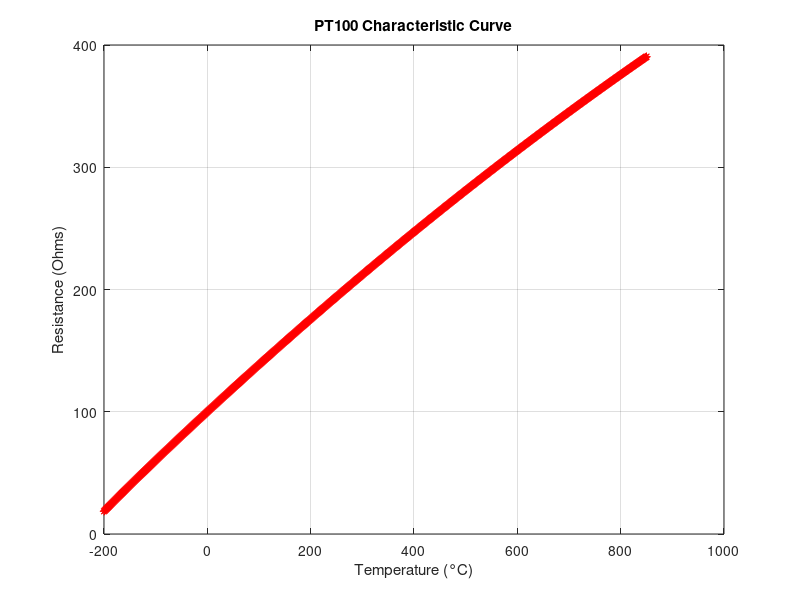

Recreate this plot in MATLAB.
% Coefficients (standard values)
R0 = 100; % Resistance in ohms
A = 3.9083e-3; % Linear coefficient
B = -5.775e-7; % Quadratic coefficient (negative for slight nonlinearity)
C = -4.183e-12; % Sub-zero correction coefficient

% Function to compute PT100 resistance for a given temperature T (°C)
function R = pt100_resistance(T)
R0 = 100;
A = 3.9083e-3;
B = -5.775e-7;
C = -4.183e-12;

if T >= 0 % For temperatures >= 0°C, use the quadratic equation
   R = R0 * (1 + A*T + B*T^2);
else % For sub-zero temperatures, add the C term to model the extra curvature
   R = R0 * (1 + A*T + B*T^2 + C*(T-100)*T^3);
end
end

% Function to compute temperature from a given resistance R (for T >= 0) 
% This solves the quadratic equation R = R0(1 + A*T + B*T^2)
function T = pt100_temperature(R)
R0 = 100;
A = 3.9083e-3;
B = -5.775e-7;
% Quadratic formula: R = R0(1 + A*T + B*T^2)
T = (-A + sqrt(A^2 - 4*B*(1 - R/R0))) / (2*B);
end

% Generate temperature vector from -200°C to 850°C
T = -200:1:850;

% Compute resistance for each temperature using arrayfun
R = arrayfun(@pt100_resistance, T);

% Plot the characteristic curve
plot(T, R,"r*") % Red asterisks for each data point
xlabel('Temperature (°C)')
ylabel('Resistance (Ohms)')
title('PT100 Characteristic Curve')
grid on
